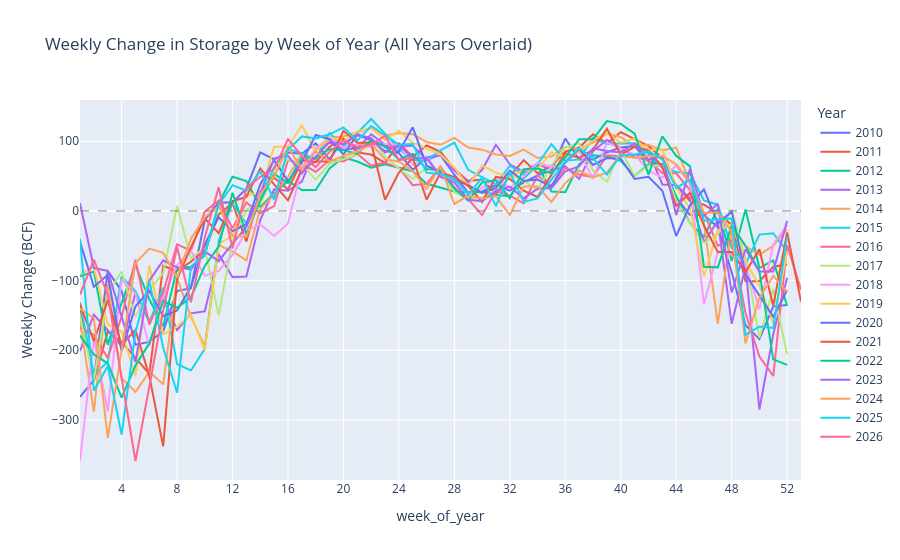

The notebook cell this image was saved under:
### Code cell
# all years overlaid — weekly change by week of year

import plotly.express as px

overlay_df = (
    storage
    .dropna(subset=['weekly_change_bcf'])
    .sort_values(['year', 'week_of_year'])
    .copy()
)
overlay_df['year'] = overlay_df['year'].astype(str)

fig3 = px.line(
    overlay_df,
    x='week_of_year',
    y='weekly_change_bcf',
    color='year',
    title='Weekly Change in Storage by Week of Year (All Years Overlaid)',
    labels={
        'week': 'Week of Year',
        'weekly_change_bcf': 'Weekly Change (BCF)',
        'year': 'Year',
    },
)

fig3.add_hline(y=0, line_dash='dash', line_color='gray', line_width=1)
fig3.update_xaxes(dtick=4, range=[1, 53])
fig3.update_layout(legend_title_text='Year')
fig3.show()

### Figure 1 — Plotly figure (JSON) as saved in the notebook; plotly's stock layout.template omitted (floating-point values rounded to 4 significant figures)
{"data": [{"hovertemplate": "Year=2010<br>week_of_year=%{x}<br>Weekly Change (BCF)=%{y}<extra></extra>", "legendgroup": "2010", "line": {"color": "#636efa", "dash": "solid"}, "marker": {"symbol": "circle"}, "mode": "lines", "name": "2010", "orientation": "v", "showlegend": true, "type": "scatter", "x": [1, 2, 3, 4, 5, 6, 7, 8, 9, 10, 11, 12, 13, 14, 15, 16, 17, 18, 19, 20, 21, 22, 23, 24, 25, 26, 27, 28, 29, 30, 31, 32, 33, 34, 35, 36, 37, 38, 39, 40, 41, 42, 43, 44, 45, 46, 47, 48, 49, 50, 51, 52], "xaxis": "x", "y": [-267.0, -243.0, -86.0, -115.0, -192.0, -188.0, -173.0, -115.0, -111.0, -13.0, 12.0, 12.0, 32.0, 84.0, 74.0, 84.0, 82.0, 97.0, 74.0, 103.0, 89.0, 99.0, 86.0, 83.0, 59.0, 77.0, 80.0, 52.0, 26.0, 28.0, 37.0, 29.0, 41.0, 51.0, 58.0, 104.0, 74.0, 74.0, 84.0, 91.0, 93.0, 71.0, 67.0, 19.0, -6.0, -6.0, -23.0, -88.0, -164.0, -184.0, -137.0, -135.0], "yaxis": "y"}, {"hovertemplate": "Year=2011<br>week_of_year=%{x}<br>Weekly Change (BCF)=%{y}<extra></extra>", "legendgroup": "2011", "line": {"color": "#EF553B", "dash": "solid"}, "marker": {"symbol": "circle"}, "mode": "lines", "name": "2011", "orientation": "v", "showlegend": true, "type": "scatter", "x": [1, 2, 3, 4, 5, 6, 7, 8, 9, 10, 11, 12, 13, 14, 15, 16, 17, 18, 19, 20, 21, 22, 23, 24, 25, 26, 27, 28, 29, 30, 31, 32, 33, 34, 35, 36, 37, 38, 39, 40, 41, 42, 43, 44, 45, 46, 47, 48, 49, 50, 51, 52], "xaxis": "x", "y": [-137.0, -244.0, -173.0, -188.0, -211.0, -234.0, -79.0, -86.0, -73.0, -56.0, -5.0, 11.0, -44.0, 28.0, 48.0, 31.0, 72.0, 70.0, 92.0, 104.0, 84.0, 81.0, 69.0, 97.0, 78.0, 94.0, 85.0, 60.0, 43.0, 45.0, 24.0, 50.0, 73.0, 54.0, 65.0, 85.0, 91.0, 110.0, 97.0, 113.0, 103.0, 93.0, 76.0, 37.0, 14.0, 9.0, -3.0, -20.0, -101.0, -101.0, -80.0, -77.0], "yaxis": "y"}, {"hovertemplate": "Year=2012<br>week_of_year=%{x}<br>Weekly Change (BCF)=%{y}<extra></extra>", "legendgroup": "2012", "line": {"color": "#00cc96", "dash": "solid"}, "marker": {"symbol": "circle"}, "mode": "lines", "name": "2012", "orientation": "v", "showlegend": true, "type": "scatter", "x": [1, 2, 3, 4, 5, 6, 7, 8, 9, 10, 11, 12, 13, 14, 15, 16, 17, 18, 19, 20, 21, 22, 23, 24, 25, 26, 27, 28, 29, 30, 31, 32, 33, 34, 35, 36, 37, 38, 39, 40, 41, 42, 43, 44, 45, 46, 47, 48, 49, 50, 51, 52], "xaxis": "x", "y": [-94.0, -87.0, -192.0, -132.0, -78.0, -127.0, -166.0, -82.0, -80.0, -64.0, 11.0, 49.0, 43.0, 6.0, 25.0, 43.0, 30.0, 30.0, 61.0, 77.0, 71.0, 62.0, 67.0, 62.0, 57.0, 39.0, 33.0, 28.0, 27.0, 27.0, 23.0, 21.0, 47.0, 66.0, 28.0, 27.0, 67.0, 80.0, 78.0, 72.0, 50.0, 67.0, 64.0, 21.0, -18.0, -37.0, 3.0, -72.0, 2.0, -82.0, -71.0, -136.0], "yaxis": "y"}, {"hovertemplate": "Year=2013<br>week_of_year=%{x}<br>Weekly Change (BCF)=%{y}<extra></extra>", "legendgroup": "2013", "line": {"color": "#ab63fa", "dash": "solid"}, "marker": {"symbol": "circle"}, "mode": "lines", "name": "2013", "orientation": "v", "showlegend": true, "type": "scatter", "x": [1, 2, 3, 4, 5, 6, 7, 8, 9, 10, 11, 12, 13, 14, 15, 16, 17, 18, 19, 20, 21, 22, 23, 24, 25, 26, 27, 28, 29, 30, 31, 32, 33, 34, 35, 36, 37, 38, 39, 40, 41, 42, 43, 44, 45, 46, 47, 48, 49, 50, 51, 52], "xaxis": "x", "y": [-201.0, -149.0, -171.0, -194.0, -118.0, -158.0, -126.0, -171.0, -147.0, -144.0, -62.0, -95.0, -94.0, -13.0, 31.0, 29.0, 42.0, 90.0, 98.0, 88.0, 90.0, 110.0, 95.0, 92.0, 94.0, 73.0, 81.0, 58.0, 41.0, 59.0, 95.0, 67.0, 56.0, 68.0, 58.0, 64.0, 46.0, 86.0, 102.0, 90.0, 78.0, 86.0, 38.0, 37.0, 18.0, -45.0, -14.0, -162.0, -80.0, -285.0, -177.0, -96.0], "yaxis": "y"}, {"hovertemplate": "Year=2014<br>week_of_year=%{x}<br>Weekly Change (BCF)=%{y}<extra></extra>", "legendgroup": "2014", "line": {"color": "#FFA15A", "dash": "solid"}, "marker": {"symbol": "circle"}, "mode": "lines", "name": "2014", "orientation": "v", "showlegend": true, "type": "scatter", "x": [1, 2, 3, 4, 5, 6, 7, 8, 9, 10, 11, 12, 13, 14, 15, 16, 17, 18, 19, 20, 21, 22, 23, 24, 25, 26, 27, 28, 29, 30, 31, 32, 33, 34, 35, 36, 37, 38, 39, 40, 41, 42, 43, 44, 45, 46, 47, 48, 49, 50, 51, 52], "xaxis": "x", "y": [-158.0, -288.0, -105.0, -240.0, -260.0, -231.0, -249.0, -96.0, -152.0, -194.0, -49.0, -58.0, -71.0, 3.0, 23.0, 49.0, 82.0, 74.0, 105.0, 107.0, 113.0, 119.0, 108.0, 112.0, 110.0, 99.0, 95.0, 105.0, 91.0, 88.0, 81.0, 79.0, 88.0, 76.0, 78.0, 92.0, 89.0, 98.0, 111.0, 106.0, 93.0, 95.0, 87.0, 91.0, 40.0, -17.0, -162.0, -22.0, -51.0, -63.0, -50.0, -26.0], "yaxis": "y"}, {"hovertemplate": "Year=2015<br>week_of_year=%{x}<br>Weekly Change (BCF)=%{y}<extra></extra>", "legendgroup": "2015", "line": {"color": "#19d3f3", "dash": "solid"}, "marker": {"symbol": "circle"}, "mode": "lines", "name": "2015", "orientation": "v", "showlegend": true, "type": "scatter", "x": [1, 2, 3, 4, 5, 6, 7, 8, 9, 10, 11, 12, 13, 14, 15, 16, 17, 18, 19, 20, 21, 22, 23, 24, 25, 26, 27, 28, 29, 30, 31, 32, 33, 34, 35, 36, 37, 38, 39, 40, 41, 42, 43, 44, 45, 46, 47, 48, 49, 50, 51, 52], "xaxis": "x", "y": [-131.0, -235.0, -217.0, -94.0, -115.0, -160.0, -110.0, -220.0, -229.0, -198.0, -43.0, 11.0, -18.0, 15.0, 63.0, 89.0, 83.0, 74.0, 112.0, 92.0, 112.0, 132.0, 111.0, 89.0, 73.0, 73.0, 87.0, 98.0, 59.0, 49.0, 38.0, 65.0, 52.0, 67.0, 96.0, 72.0, 74.0, 105.0, 96.0, 97.0, 97.0, 82.0, 62.0, 56.0, 54.0, 15.0, 9.0, -53.0, -76.0, -34.0, -32.0, -58.0], "yaxis": "y"}, {"hovertemplate": "Year=2016<br>week_of_year=%{x}<br>Weekly Change (BCF)=%{y}<extra></extra>", "legendgroup": "2016", "line": {"color": "#FF6692", "dash": "solid"}, "marker": {"symbol": "circle"}, "mode": "lines", "name": "2016", "orientation": "v", "showlegend": true, "type": "scatter", "x": [1, 2, 3, 4, 5, 6, 7, 8, 9, 10, 11, 12, 13, 14, 15, 16, 17, 18, 19, 20, 21, 22, 23, 24, 25, 26, 27, 28, 29, 30, 31, 32, 33, 34, 35, 36, 37, 38, 39, 40, 41, 42, 43, 44, 45, 46, 47, 48, 49, 50, 51, 52, 53], "xaxis": "x", "y": [-168.0, -178.0, -211.0, -152.0, -70.0, -163.0, -117.0, -48.0, -57.0, -1.0, 15.0, -25.0, 12.0, -3.0, 7.0, 73.0, 68.0, 56.0, 73.0, 71.0, 82.0, 65.0, 69.0, 62.0, 37.0, 39.0, 64.0, 34.0, 17.0, -6.0, 29.0, 22.0, 11.0, 51.0, 36.0, 62.0, 52.0, 49.0, 80.0, 79.0, 77.0, 73.0, 54.0, 54.0, 30.0, -2.0, -50.0, -42.0, -147.0, -209.0, -237.0, -49.0, -113.0], "yaxis": "y"}, {"hovertemplate": "Year=2017<br>week_of_year=%{x}<br>Weekly Change (BCF)=%{y}<extra></extra>", "legendgroup": "2017", "line": {"color": "#B6E880", "dash": "solid"}, "marker": {"symbol": "circle"}, "mode": "lines", "name": "2017", "orientation": "v", "showlegend": true, "type": "scatter", "x": [1, 2, 3, 4, 5, 6, 7, 8, 9, 10, 11, 12, 13, 14, 15, 16, 17, 18, 19, 20, 21, 22, 23, 24, 25, 26, 27, 28, 29, 30, 31, 32, 33, 34, 35, 36, 37, 38, 39, 40, 41, 42, 43, 44, 45, 46, 47, 48, 49, 50, 51, 52], "xaxis": "x", "y": [-151.0, -243.0, -119.0, -87.0, -152.0, -114.0, -89.0, 7.0, -68.0, -53.0, -150.0, -43.0, 2.0, 10.0, 54.0, 74.0, 67.0, 45.0, 68.0, 75.0, 81.0, 106.0, 78.0, 61.0, 46.0, 62.0, 58.0, 27.0, 17.0, 19.0, 30.0, 53.0, 43.0, 30.0, 65.0, 91.0, 97.0, 58.0, 42.0, 87.0, 50.0, 65.0, 65.0, 15.0, -18.0, -46.0, -33.0, 2.0, -69.0, -182.0, -112.0, -206.0], "yaxis": "y"}, {"hovertemplate": "Year=2018<br>week_of_year=%{x}<br>Weekly Change (BCF)=%{y}<extra></extra>", "legendgroup": "2018", "line": {"color": "#FF97FF", "dash": "solid"}, "marker": {"symbol": "circle"}, "mode": "lines", "name": "2018", "orientation": "v", "showlegend": true, "type": "scatter", "x": [1, 2, 3, 4, 5, 6, 7, 8, 9, 10, 11, 12, 13, 14, 15, 16, 17, 18, 19, 20, 21, 22, 23, 24, 25, 26, 27, 28, 29, 30, 31, 32, 33, 34, 35, 36, 37, 38, 39, 40, 41, 42, 43, 44, 45, 46, 47, 48, 49, 50, 51, 52], "xaxis": "x", "y": [-359.0, -183.0, -288.0, -99.0, -119.0, -194.0, -124.0, -78.0, -57.0, -93.0, -86.0, -63.0, -29.0, -19.0, -36.0, -18.0, 62.0, 89.0, 106.0, 91.0, 96.0, 92.0, 96.0, 95.0, 66.0, 78.0, 51.0, 45.0, 24.0, 33.0, 48.0, 33.0, 49.0, 69.0, 63.0, 69.0, 86.0, 46.0, 98.0, 90.0, 81.0, 58.0, 48.0, 65.0, 39.0, -134.0, -59.0, -63.0, -77.0, -141.0, -48.0, -20.0], "yaxis": "y"}, {"hovertemplate": "Year=2019<br>week_of_year=%{x}<br>Weekly Change (BCF)=%{y}<extra></extra>", "legendgroup": "2019", "line": {"color": "#FECB52", "dash": "solid"}, "marker": {"symbol": "circle"}, "mode": "lines", "name": "2019", "orientation": "v", "showlegend": true, "type": "scatter", "x": [1, 2, 3, 4, 5, 6, 7, 8, 9, 10, 11, 12, 13, 14, 15, 16, 17, 18, 19, 20, 21, 22, 23, 24, 25, 26, 27, 28, 29, 30, 31, 32, 33, 34, 35, 36, 37, 38, 39, 40, 41, 42, 43, 44, 45, 46, 47, 48, 49, 50, 51, 52], "xaxis": "x", "y": [-91.0, -81.0, -163.0, -173.0, -237.0, -78.0, -177.0, -166.0, -149.0, -200.0, -47.0, -36.0, 23.0, 25.0, 92.0, 92.0, 123.0, 85.0, 106.0, 100.0, 114.0, 119.0, 102.0, 115.0, 98.0, 89.0, 81.0, 62.0, 36.0, 65.0, 55.0, 49.0, 59.0, 60.0, 84.0, 78.0, 84.0, 102.0, 112.0, 98.0, 104.0, 87.0, 89.0, 34.0, 3.0, -94.0, -28.0, -19.0, -73.0, -107.0, -161.0, -58.0], "yaxis": "y"}, {"hovertemplate": "Year=2020<br>week_of_year=%{x}<br>Weekly Change (BCF)=%{y}<extra></extra>", "legendgroup": "2020", "line": {"color": "#636efa", "dash": "solid"}, "marker": {"symbol": "circle"}, "mode": "lines", "name": "2020", "orientation": "v", "showlegend": true, "type": "scatter", "x": [1, 2, 3, 4, 5, 6, 7, 8, 9, 10, 11, 12, 13, 14, 15, 16, 17, 18, 19, 20, 21, 22, 23, 24, 25, 26, 27, 28, 29, 30, 31, 32, 33, 34, 35, 36, 37, 38, 39, 40, 41, 42, 43, 44, 45, 46, 47, 48, 49, 50, 51, 52], "xaxis": "x", "y": [-44.0, -109.0, -92.0, -201.0, -137.0, -115.0, -151.0, -143.0, -109.0, -48.0, -9.0, -29.0, -19.0, 38.0, 73.0, 43.0, 70.0, 109.0, 103.0, 81.0, 109.0, 102.0, 93.0, 85.0, 120.0, 65.0, 56.0, 45.0, 37.0, 26.0, 33.0, 58.0, 43.0, 45.0, 35.0, 70.0, 89.0, 66.0, 76.0, 75.0, 46.0, 49.0, 29.0, -36.0, 8.0, 31.0, -18.0, -1.0, -91.0, -122.0, -152.0, -114.0], "yaxis": "y"}, {"hovertemplate": "Year=2021<br>week_of_year=%{x}<br>Weekly Change (BCF)=%{y}<extra></extra>", "legendgroup": "2021", "line": {"color": "#EF553B", "dash": "solid"}, "marker": {"symbol": "circle"}, "mode": "lines", "name": "2021", "orientation": "v", "showlegend": true, "type": "scatter", "x": [1, 2, 3, 4, 5, 6, 7, 8, 9, 10, 11, 12, 13, 14, 15, 16, 17, 18, 19, 20, 21, 22, 23, 24, 25, 26, 27, 28, 29, 30, 31, 32, 33, 34, 35, 36, 37, 38, 39, 40, 41, 42, 43, 44, 45, 46, 47, 48, 49, 50, 51, 52, 53], "xaxis": "x", "y": [-134.0, -187.0, -128.0, -192.0, -171.0, -237.0, -338.0, -98.0, -52.0, -11.0, -32.0, 14.0, 20.0, 61.0, 38.0, 15.0, 60.0, 71.0, 71.0, 115.0, 98.0, 98.0, 16.0, 55.0, 76.0, 16.0, 55.0, 49.0, 36.0, 13.0, 49.0, 46.0, 29.0, 20.0, 52.0, 83.0, 76.0, 88.0, 118.0, 81.0, 92.0, 87.0, 63.0, 7.0, 26.0, -21.0, -59.0, -59.0, -88.0, -55.0, -136.0, -31.0, -130.0], "yaxis": "y"}, {"hovertemplate": "Year=2022<br>week_of_year=%{x}<br>Weekly Change (BCF)=%{y}<extra></extra>", "legendgroup": "2022", "line": {"color": "#00cc96", "dash": "solid"}, "marker": {"symbol": "circle"}, "mode": "lines", "name": "2022", "orientation": "v", "showlegend": true, "type": "scatter", "x": [1, 2, 3, 4, 5, 6, 7, 8, 9, 10, 11, 12, 13, 14, 15, 16, 17, 18, 19, 20, 21, 22, 23, 24, 25, 26, 27, 28, 29, 30, 31, 32, 33, 34, 35, 36, 37, 38, 39, 40, 41, 42, 43, 44, 45, 46, 47, 48, 49, 50, 51, 52], "xaxis": "x", "y": [-179.0, -206.0, -219.0, -268.0, -222.0, -190.0, -129.0, -139.0, -124.0, -79.0, -51.0, 26.0, -33.0, 15.0, 53.0, 40.0, 77.0, 76.0, 89.0, 87.0, 82.0, 102.0, 92.0, 74.0, 82.0, 60.0, 58.0, 32.0, 15.0, 41.0, 44.0, 18.0, 60.0, 61.0, 54.0, 77.0, 103.0, 103.0, 129.0, 125.0, 111.0, 52.0, 107.0, 79.0, 64.0, -80.0, -81.0, -21.0, -50.0, -87.0, -213.0, -221.0], "yaxis": "y"}, {"hovertemplate": "Year=2023<br>week_of_year=%{x}<br>Weekly Change (BCF)=%{y}<extra></extra>", "legendgroup": "2023", "line": {"color": "#ab63fa", "dash": "solid"}, "marker": {"symbol": "circle"}, "mode": "lines", "name": "2023", "orientation": "v", "showlegend": true, "type": "scatter", "x": [1, 2, 3, 4, 5, 6, 7, 8, 9, 10, 11, 12, 13, 14, 15, 16, 17, 18, 19, 20, 21, 22, 23, 24, 25, 26, 27, 28, 29, 30, 31, 32, 33, 34, 35, 36, 37, 38, 39, 40, 41, 42, 43, 44, 45, 46, 47, 48, 49, 50, 51, 52], "xaxis": "x", "y": [11.0, -82.0, -86.0, -151.0, -217.0, -100.0, -71.0, -81.0, -84.0, -58.0, -72.0, -47.0, -23.0, 25.0, 75.0, 79.0, 54.0, 78.0, 99.0, 96.0, 110.0, 104.0, 84.0, 95.0, 76.0, 76.0, 49.0, 41.0, 16.0, 14.0, 29.0, 35.0, 18.0, 32.0, 33.0, 57.0, 64.0, 90.0, 86.0, 84.0, 97.0, 74.0, 79.0, -6.0, 60.0, -7.0, 10.0, -117.0, -55.0, -87.0, -87.0, -14.0], "yaxis": "y"}, {"hovertemplate": "Year=2024<br>week_of_year=%{x}<br>Weekly Change (BCF)=%{y}<extra></extra>", "legendgroup": "2024", "line": {"color": "#FFA15A", "dash": "solid"}, "marker": {"symbol": "circle"}, "mode": "lines", "name": "2024", "orientation": "v", "showlegend": true, "type": "scatter", "x": [1, 2, 3, 4, 5, 6, 7, 8, 9, 10, 11, 12, 13, 14, 15, 16, 17, 18, 19, 20, 21, 22, 23, 24, 25, 26, 27, 28, 29, 30, 31, 32, 33, 34, 35, 36, 37, 38, 39, 40, 41, 42, 43, 44, 45, 46, 47, 48, 49, 50, 51, 52], "xaxis": "x", "y": [-140.0, -154.0, -326.0, -197.0, -75.0, -54.0, -60.0, -96.0, -40.0, -9.0, 7.0, -36.0, -37.0, 24.0, 50.0, 92.0, 59.0, 85.0, 71.0, 79.0, 85.0, 96.0, 74.0, 71.0, 57.0, 32.0, 65.0, 10.0, 22.0, 18.0, 21.0, -6.0, 35.0, 35.0, 13.0, 40.0, 58.0, 48.0, 55.0, 82.0, 76.0, 79.0, 79.0, 67.0, 41.0, -3.0, -2.0, -30.0, -190.0, -125.0, -93.0, -116.0], "yaxis": "y"}, {"hovertemplate": "Year=2025<br>week_of_year=%{x}<br>Weekly Change (BCF)=%{y}<extra></extra>", "legendgroup": "2025", "line": {"color": "#19d3f3", "dash": "solid"}, "marker": {"symbol": "circle"}, "mode": "lines", "name": "2025", "orientation": "v", "showlegend": true, "type": "scatter", "x": [1, 2, 3, 4, 5, 6, 7, 8, 9, 10, 11, 12, 13, 14, 15, 16, 17, 18, 19, 20, 21, 22, 23, 24, 25, 26, 27, 28, 29, 30, 31, 32, 33, 34, 35, 36, 37, 38, 39, 40, 41, 42, 43, 44, 45, 46, 47, 48, 49, 50, 51, 52], "xaxis": "x", "y": [-40.0, -258.0, -223.0, -321.0, -174.0, -100.0, -196.0, -261.0, -80.0, -62.0, 9.0, 37.0, 29.0, 57.0, 16.0, 88.0, 107.0, 104.0, 110.0, 120.0, 101.0, 122.0, 109.0, 95.0, 96.0, 55.0, 53.0, 46.0, 23.0, 48.0, 7.0, 56.0, 13.0, 18.0, 45.0, 71.0, 90.0, 76.0, 52.0, 80.0, 81.0, 86.0, 74.0, 33.0, 45.0, -14.0, -12.0, -11.0, -178.0, -166.0, -168.0, -37.0], "yaxis": "y"}, {"hovertemplate": "Year=2026<br>week_of_year=%{x}<br>Weekly Change (BCF)=%{y}<extra></extra>", "legendgroup": "2026", "line": {"color": "#FF6692", "dash": "solid"}, "marker": {"symbol": "circle"}, "mode": "lines", "name": "2026", "orientation": "v", "showlegend": true, "type": "scatter", "x": [1, 2, 3, 4, 5, 6, 7, 8, 9, 10, 11, 12, 13, 14, 15, 16, 17, 18, 19, 20, 21, 22, 23, 24, 25], "xaxis": "x", "y": [-120.0, -70.0, -120.0, -241.0, -359.0, -252.0, -143.0, -52.0, -131.0, -38.0, 34.0, -54.0, 33.0, 49.0, 60.0, 103.0, 79.0, 63.0, 85.0, 101.0, 92.0, 95.0, 108.0, 73.0, 76.0], "yaxis": "y"}], "layout": {"legend": {"title": {"text": "Year"}, "tracegroupgap": 0}, "shapes": [{"line": {"color": "gray", "dash": "dash", "width": 1}, "type": "line", "x0": 0, "x1": 1, "xref": "x domain", "y0": 0, "y1": 0, "yref": "y"}], "title": {"text": "Weekly Change in Storage by Week of Year (All Years Overlaid)"}, "xaxis": {"anchor": "y", "domain": [0, 1], "dtick": 4, "range": [1, 53], "title": {"text": "week_of_year"}}, "yaxis": {"anchor": "x", "domain": [0, 1], "title": {"text": "Weekly Change (BCF)"}}}}
